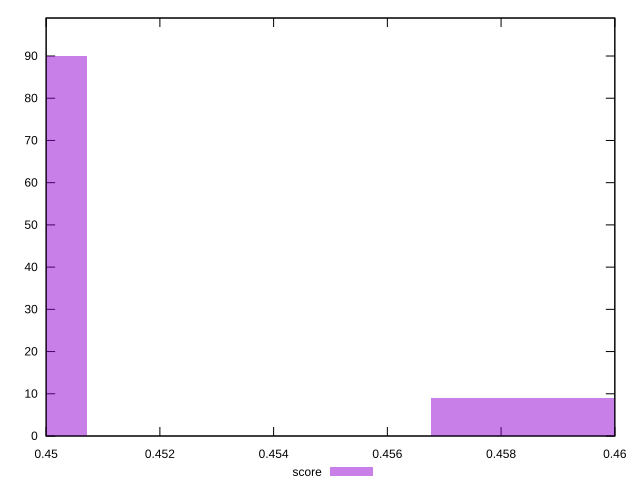

The script that saved this image:
reset

$score <<EOF
0.4477006081920742 90
0.4598006246296978 9
EOF

set key outside below
set boxwidth 0.006050008218811813
set xrange [0.45:0.46]
set yrange [0:99]
set trange [0:99]
set style fill transparent solid 0.5 noborder
set terminal svg size 640, 490 enhanced background rgb 'white'
set output "reports/report_00030_2021-02-24T20-42-31.540Z/uses-rel-preload/samples/card/score/histogram.svg"

plot $score title "score" with boxes

reset
